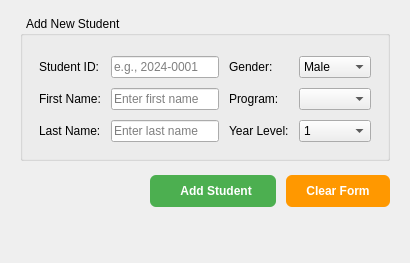
         <widget class="QWidget" name="pageManage">
          <layout class="QVBoxLayout" name="manageLayout">
           <property name="spacing">
            <number>14</number>
           </property>
           <property name="leftMargin">
            <number>20</number>
           </property>
           <property name="topMargin">
            <number>16</number>
           </property>
           <property name="rightMargin">
            <number>20</number>
           </property>
           <property name="bottomMargin">
            <number>16</number>
           </property>
           <item>
            <widget class="QGroupBox" name="groupStudent">
             <property name="title">
              <string>  Add New Student</string>
             </property>
             <layout class="QGridLayout" name="studentFormGrid">
              <property name="leftMargin">
               <number>16</number>
              </property>
              <property name="topMargin">
               <number>20</number>
              </property>
              <property name="rightMargin">
               <number>16</number>
              </property>
              <property name="bottomMargin">
               <number>16</number>
              </property>
              <property name="spacing">
               <number>10</number>
              </property>
              <item row="0" column="0">
               <widget class="QLabel" name="label_3">
                <property name="text">
                 <string>Student ID:</string>
                </property>
               </widget>
              </item>
              <item row="0" column="1">
               <widget class="QLineEdit" name="lineStudentId">
                <property name="placeholderText">
                 <string>e.g., 2024-0001</string>
                </property>
               </widget>
              </item>
              <item row="1" column="0">
               <widget class="QLabel" name="label_4">
                <property name="text">
                 <string>First Name:</string>
                </property>
               </widget>
              </item>
              <item row="1" column="1">
               <widget class="QLineEdit" name="lineFirstName">
                <property name="placeholderText">
                 <string>Enter first name</string>
                </property>
               </widget>
              </item>
              <item row="2" column="0">
               <widget class="QLabel" name="label_5">
                <property name="text">
                 <string>Last Name:</string>
                </property>
               </widget>
              </item>
              <item row="2" column="1">
               <widget class="QLineEdit" name="lineLastName">
                <property name="placeholderText">
                 <string>Enter last name</string>
                </property>
               </widget>
              </item>
              <item row="0" column="2">
               <widget class="QLabel" name="label_6">
                <property name="text">
                 <string>Gender:</string>
                </property>
               </widget>
              </item>
              <item row="0" column="3">
               <widget class="QComboBox" name="comboGender">
                <item>
                 <property name="text">
                  <string>Male</string>
                 </property>
                </item>
                <item>
                 <property name="text">
                  <string>Female</string>
                 </property>
                </item>
               </widget>
              </item>
              <item row="1" column="2">
               <widget class="QLabel" name="label_7">
                <property name="text">
                 <string>Program:</string>
                </property>
               </widget>
              </item>
              <item row="1" column="3">
               <widget class="QComboBox" name="comboProgramCode"/>
              </item>
              <item row="2" column="2">
               <widget class="QLabel" name="label_8">
                <property name="text">
                 <string>Year Level:</string>
                </property>
               </widget>
              </item>
              <item row="2" column="3">
               <widget class="QComboBox" name="comboYearLevel">
                <item>
                 <property name="text">
                  <string>1</string>
                 </property>
                </item>
                <item>
                 <property name="text">
                  <string>2</string>
                 </property>
                </item>
                <item>
                 <property name="text">
                  <string>3</string>
                 </property>
                </item>
                <item>
                 <property name="text">
                  <string>4</string>
                 </property>
                </item>
               </widget>
              </item>
             </layout>
            </widget>
           </item>
           <item>
            <layout class="QHBoxLayout" name="studentBtnRow">
             <property name="spacing">
              <number>10</number>
             </property>
             <item>
              <spacer name="studentBtnSpacer">
               <property name="orientation">
                <enum>Qt::Orientation::Horizontal</enum>
               </property>
               <property name="sizeHint" stdset="0">
                <size>
                 <width>40</width>
                 <height>20</height>
                </size>
               </property>
              </spacer>
             </item>
             <item>
              <widget class="QPushButton" name="btnAddStudent">
               <property name="styleSheet">
                <string notr="true">QPushButton {
    background-color: #4CAF50;
    color: white;
    border-radius: 6px;
    padding: 9px 24px;
    font-weight: 700;
}

QPushButton:hover {
    background-color: #0d47a1;
}</string>
               </property>
               <property name="text">
                <string>  Add Student</string>
               </property>
              </widget>
             </item>
             <item>
              <widget class="QPushButton" name="btnClearStudent">
               <property name="styleSheet">
                <string notr="true">QPushButton {
    background-color: #FF9800;
    color: white;
    border-radius: 6px;
    padding: 9px 20px;
    font-weight: 700;
}

QPushButton:hover {
    background-color: #0d47a1;
}</string>
               </property>
               <property name="text">
                <string>Clear Form</string>
               </property>
              </widget>
             </item>
            </layout>
           </item>
           <item>
            <spacer name="manageSpacer">
             <property name="orientation">
              <enum>Qt::Orientation::Vertical</enum>
             </property>
             <property name="sizeHint" stdset="0">
              <size>
               <width>20</width>
               <height>40</height>
              </size>
             </property>
            </spacer>
           </item>
          </layout>
         </widget>
